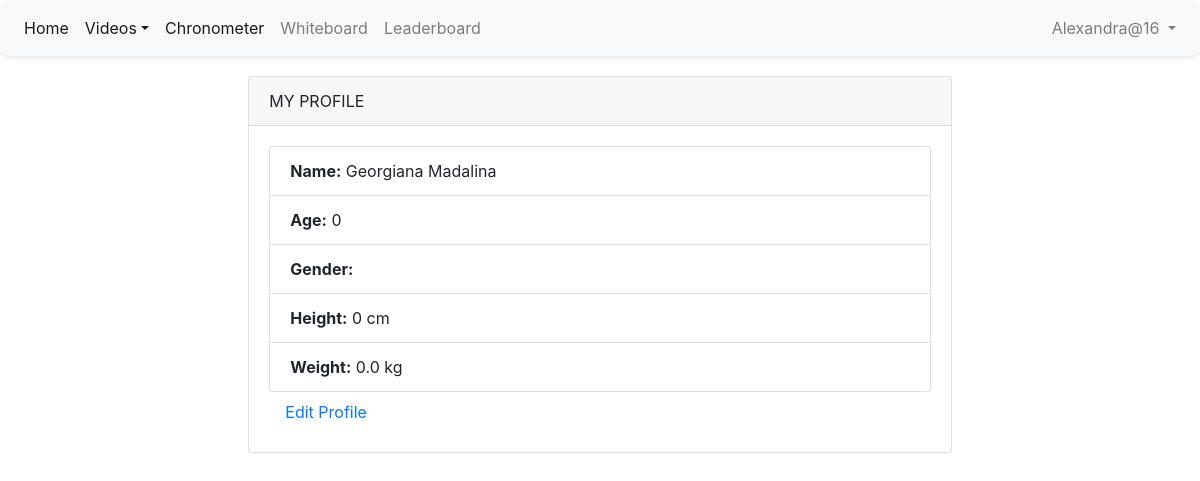
The page /profile-details/8/ (signed in) on the database its author committed.
### crossfit/models.py (models this page shows, shortened)
class Profile(AbstractUser):
    gender = models.CharField(max_length=20)
    age = models.IntegerField(default=0)
    height = models.IntegerField(default=0)
    weight = models.FloatField(default=0)

### crossfit/views.py (the view)
# urls.py: path('profile-details/<int:pk>/', ProfileDetailView.as_view(), name='profile-details'),
class ProfileDetailView(LoginRequiredMixin, DetailView):
    model = Profile
    template_name = 'profiledetails.html'
    context_object_name = 'profile'

### templates/profiledetails.html (shortened to what this page needs)
{% extends 'base.html' %}
{% block content %}
<div class="card-body">
    <div class="row justify-content-center">
        <div class="col-md-8">
            <div class="card" style="background: #fff">
                <div class="card-header">MY PROFILE</div>
                <div class="card-body">
                    <ul class="list-group">
                        <li class="list-group-item"><strong>Name:</strong> {{ profile.first_name }} {{ profile.last_name }}</li>
                        <li class="list-group-item"><strong>Age:</strong> {{ profile.age }}</li>
                        <li class="list-group-item"><strong>Gender:</strong> {{ profile.gender }}</li>
                        <li class="list-group-item"><strong>Height:</strong> {{ profile.height }} cm</li>
                        <li class="list-group-item"><strong>Weight:</strong> {{ profile.weight }} kg</li>
                    </ul>
                    <a class="nav-link" href="{% url 'profile-update' pk=request.user.pk %}">Edit Profile</a>
                </div>
            </div>
        </div>
    </div>
</div>
{% endblock %}

### templates/navbar.html (shortened to what this page needs)
<nav class="navbar navbar-expand-lg navbar-light bg-light">
    <div class="collapse navbar-collapse" id="navbarNav">
        <ul class="navbar-nav mr-auto">
            <li class="nav-item active">
                <a class="nav-link" href="{% url 'home' %}">Home</a>
            </li>
            <li class="nav-item active">
                <a class="nav-link dropdown-toggle" href="#" id="navbarDropdownMenuLink" role="button"
                   data-toggle="dropdown" aria-haspopup="true" aria-expanded="false">Videos</a>
            </li>
            <li class="nav-item active">
                <a class="nav-link" href={% url 'chronometer' %}>Chronometer</a>
            </li>
            {% if request.user.is_authenticated %}
                <li class="nav-item">
                    <a class="nav-link" href="{% url 'workout_list' %}">Whiteboard</a>
                </li>
                <li class="nav-item">
                    <a class="nav-link" href="{% url 'leaderboard' %}">Leaderboard</a>
                </li>
            {% endif %}
        </ul>
        <ul class="navbar-nav">
            {% if request.user.is_authenticated %}
                <li class="nav-item dropdown">
                    <a class="nav-link dropdown-toggle" href="#" id="navbarDropdownMenuLink" role="button"
                       data-toggle="dropdown" aria-haspopup="true" aria-expanded="false">
                        {{ request.user.username }}
                    </a>
                </li>
            {% endif %}
        </ul>
    </div>
</nav>

### templates/navbar.html (style rules this page uses)
.navbar { background-color: #fff; box-shadow: 0 2px 4px rgba(0, 0, 0, 0.1); border-radius: 10px; }
.navbar-nav .nav-link { color: #000; position: relative; }
.navbar-nav .nav-link:before { content: ''; position: absolute; bottom: -2px; left: 0; width: 0; height: 2px; background-color: yellowgreen; transition: width 0.3s ease; }

### rows shown on the page
Profile: user.username "Alexandra@16"
Profile: first_name "Georgiana", last_name "Madalina", age "0", height "0", weight "0.0"
